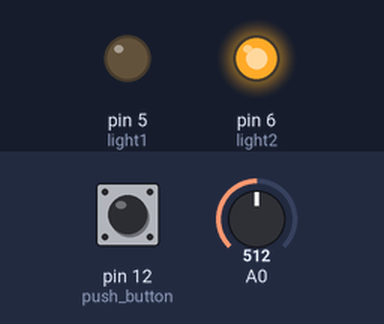
This sketch was run on a simulated Arduino Uno, built with avr-gcc and run on an emulated ATmega328P. Parts: output pins drawn as LEDs (lit = HIGH). The inputs (shaded band) are chosen by the test bench; at power-on: A0 = 512, pin 12 (push_button) LOW. What the sketch prints to the serial monitor is not drawn.

Above: at 5.9 s.
6.3 s: A0 set to 710
12.7 s: A0 set to 735
19.1 s: pin 12 (push_button) pulled HIGH for 3 s
At 23.3 s:
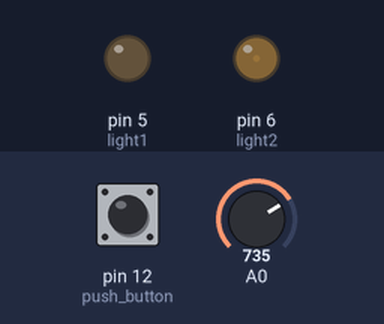
25.5 s: A0 set to 716
31.9 s: A0 set to 900
At 36.7 s:
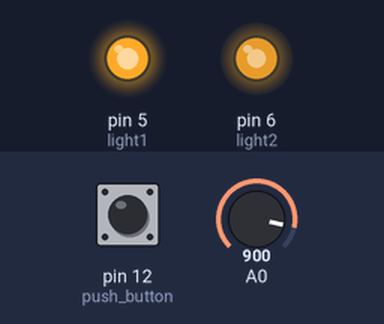
38.3 s: pin 12 (push_button) pulled HIGH for 3 s
At 38.56 s:
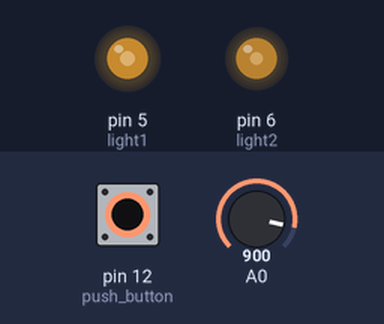
Timing chart, 0 to 42.9 s (numbered marks = the images above; inputs shaded):
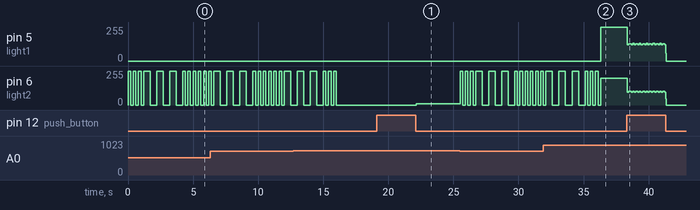

The sketch:

two_lights_button_photoresistor.ino
```cpp
//initialize used ports = easier to work with
//
int push_button = 12;
int light1 = 5;
int light2 = 6;
int pressed = 0;
int c = 0;
int map_light;
void setup() {
  // put your setup code here, to run once:

  pinMode(push_button, INPUT);
  pinMode(light1, OUTPUT);
  pinMode(light2, OUTPUT);
  pinMode(A0, INPUT);
  Serial.begin(9600);
}

void loop() {
  // put your main code here, to run repeatedly:
  int button_state = digitalRead(push_button); //button only has on and off options
  int photo_state = analogRead(A0); //photoresistor has a range of values and I want to know what it actually is

  //delay(1);
  map_light = map(photo_state, 0, 1023, 0, 255);
  map_light = constrain(map_light, 0, 255);
  Serial.println(map_light); //print photoresistor values to check whats it is detecting
  if (button_state) //if the button is pushed
  {
    pressed = 1; //the state for pressed is recorded
    c++; //add a counter

  }
  if (c % 2 == 0) //all divisible by 2 with no remainder = off state
  {
    pressed = 0;

  }
  if (pressed)
  {
    digitalWrite(light1, HIGH); //the lights will be bright
    analogWrite(light2, 200);
    if (map_light < 210  && map_light>180)
    {
      //the lights will be dim
      analogWrite(light2, 10);
      digitalWrite(light1,LOW);
    }
  }
  else //if the button is not pushed the lights will be off.
  {
    digitalWrite(light1, LOW);
    analogWrite(light2, 0);
  }
  if (map_light <= 180) {
    digitalWrite(light1, LOW);
    blink(200, light2); // S
    blink(200, light2);
    blink(200, light2);
    blink(500, light2); //O
    blink(500, light2);
    blink(500, light2);
    blink(200, light2); // S
    blink(200, light2);
    blink(200, light2);

  }
}

void blink(int sec, int light)
{
  digitalWrite(light, HIGH);
  delay(sec);
  digitalWrite(light, LOW);
  delay(sec);
}
```

Measured:
- after the input at 19.1 s, pin 6 (light2): 0/255 → 8/255 after 3.0 s
- after the input at 31.9 s, pin 5 (light1): 0/255 → 255/255 after 4.4 s
- after the input at 38.3 s, pin 5 (light1): 255/255 → 122/255 after 0.07 s, → 130/255 0.12 s later, → 122/255 0.16 s later, → 133/255 0.12 s later, … (25 changes in this stretch); pin 6 (light2): 200/255 → 96/255 after 0.07 s, → 102/255 0.12 s later, → 96/255 0.16 s later, → 104/255 0.12 s later, … (25 changes in this stretch)
